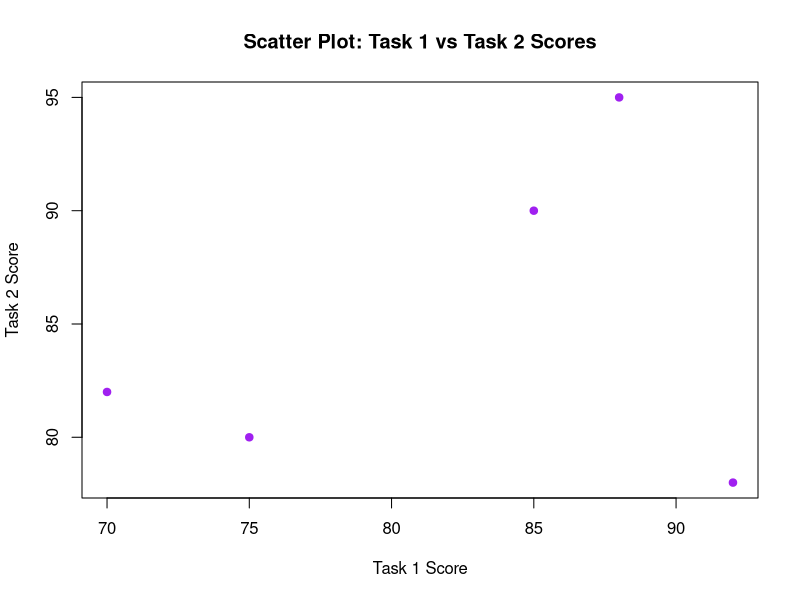
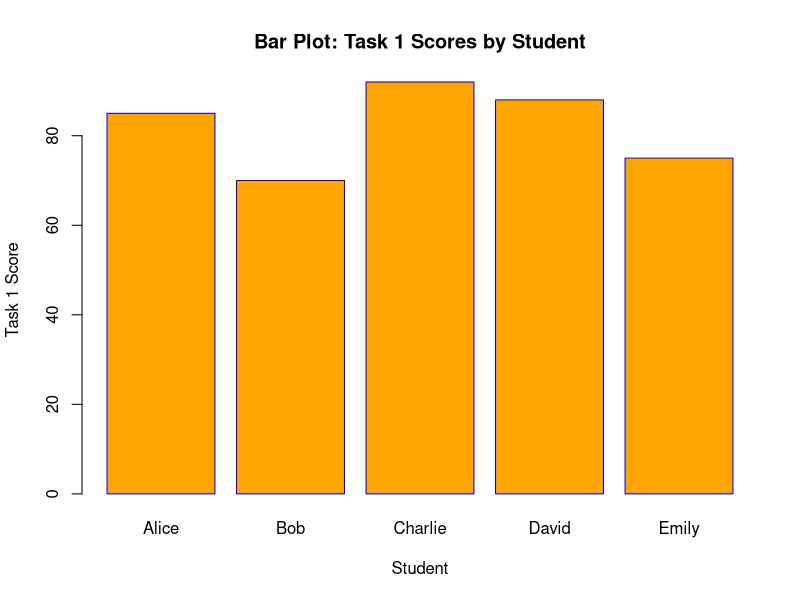

These figures' R source, in order:
# Create the data frame
students <- data.frame(
  Student = c("Alice", "Bob", "Charlie", "David", "Emily"),
  Task1 = c(85, 70, 92, 88, 75),
  Task2 = c(90, 82, 78, 95, 80)
)
# Scatter plot
plot(students$Task1, students$Task2,
     main = "Scatter Plot: Task 1 vs Task 2 Scores",
     xlab = "Task 1 Score",
     ylab = "Task 2 Score",
     col = "purple",
     pch = 19)
# Bar plot for Task 1 Scores
barplot(students$Task1,
        names.arg = students$Student,
        col = "orange",
        main = "Bar Plot: Task 1 Scores by Student",
        xlab = "Student",
        ylab = "Task 1 Score",
        border = "blue")

